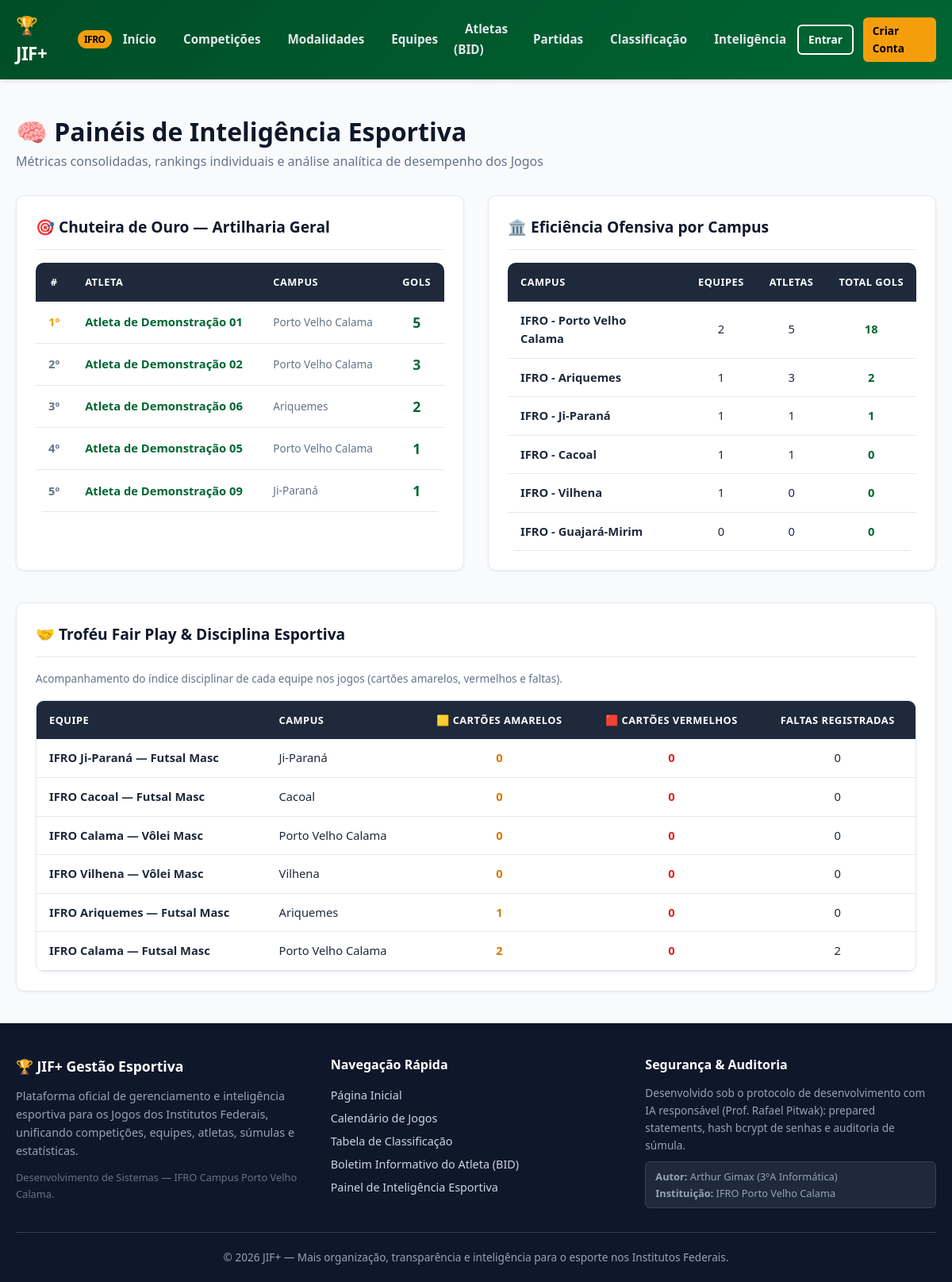
Page /inteligencia.php on the committed database.
### tables this page shows
CREATE TABLE IF NOT EXISTS `atletas` (
    `id` INT AUTO_INCREMENT PRIMARY KEY,
    `usuario_id` INT NULL,
    `instituicao_id` INT NOT NULL,
    `nome` VARCHAR(150) NOT NULL,
    `matricula_estudantil` VARCHAR(50) NOT NULL,
    `data_nascimento` DATE NULL,
    `foto_url` VARCHAR(255) NULL,
    `criado_em` DATETIME NOT NULL DEFAULT CURRENT_TIMESTAMP,
    CONSTRAINT `fk_atletas_usuario`
        FOREIGN KEY (`usuario_id`) REFERENCES `usuarios` (`id`)
        ON DELETE SET NULL ON UPDATE CASCADE,
    CONSTRAINT `fk_atletas_instituicao`
        FOREIGN KEY (`instituicao_id`) REFERENCES `instituicoes` (`id`)
        ON DELETE RESTRICT ON UPDATE CASCADE,
    INDEX `idx_atletas_matricula` (`matricula_estudantil`),
    INDEX `idx_atletas_nome` (`nome`)
);

CREATE TABLE IF NOT EXISTS `instituicoes` (
    `id` INT AUTO_INCREMENT PRIMARY KEY,
    `nome` VARCHAR(150) NOT NULL,
    `sigla` VARCHAR(30) NOT NULL,
    `campus` VARCHAR(100) NOT NULL,
    `estado` CHAR(2) NOT NULL,
    INDEX `idx_instituicoes_sigla` (`sigla`),
    INDEX `idx_instituicoes_campus` (`campus`)
);

### inteligencia.php (the view, shortened to what this page needs)
<?php
require_once __DIR__ . '/includes/header.php';
$pdo = Database::getConnection();
$stmtArtilharia = $pdo->query("
    SELECT a.id, a.nome, inst.campus,
           eq.nome AS equipe_nome,
           SUM(ea.valor) AS total_gols
    FROM estatisticas_atletas ea
    JOIN atletas a ON ea.atleta_id = a.id
    JOIN instituicoes inst ON a.instituicao_id = inst.id
    JOIN equipes eq ON ea.equipe_id = eq.id
    WHERE ea.tipo_estatistica = 'gol'
    GROUP BY a.id, a.nome, inst.campus, eq.nome
    ORDER BY total_gols DESC
    LIMIT 10
");
$artilharia = $stmtArtilharia->fetchAll();
$stmtCampi = $pdo->query("
    SELECT inst.id, inst.sigla, inst.campus,
           COUNT(DISTINCT eq.id) AS total_equipes,
           COUNT(DISTINCT a.id) AS total_atletas,
           COALESCE(SUM(ea.valor), 0) AS total_gols_campus
    FROM instituicoes inst
    LEFT JOIN equipes eq ON eq.instituicao_id = inst.id
    LEFT JOIN atletas a ON a.instituicao_id = inst.id
    LEFT JOIN estatisticas_atletas ea ON ea.atleta_id = a.id AND ea.tipo_estatistica = 'gol'
    GROUP BY inst.id, inst.sigla, inst.campus
    ORDER BY total_gols_campus DESC, total_equipes DESC
");
$desempenhoCampi = $stmtCampi->fetchAll();
$stmtDisciplina = $pdo->query("
    SELECT eq.nome AS equipe_nome, inst.campus,
           SUM(CASE WHEN ea.tipo_estatistica = 'cartao_amarelo' THEN ea.valor ELSE 0 END) AS cartoes_amarelos,
           SUM(CASE WHEN ea.tipo_estatistica = 'cartao_vermelho' THEN ea.valor ELSE 0 END) AS cartoes_vermelhos,
           SUM(CASE WHEN ea.tipo_estatistica = 'falta' THEN ea.valor ELSE 0 END) AS faltas_cometidas
    FROM equipes eq
    JOIN instituicoes inst ON eq.instituicao_id = inst.id
    LEFT JOIN estatisticas_atletas ea ON ea.equipe_id = eq.id
    GROUP BY eq.id, eq.nome, inst.campus
    ORDER BY cartoes_vermelhos ASC, cartoes_amarelos ASC
    LIMIT 6
");
$disciplina = $stmtDisciplina->fetchAll();
?>
<div class="container" style="padding: 40px 20px;">
    <div style="margin-bottom:30px;">
        <h1 style="font-size:2rem;font-weight:900;color:var(--dark);">🧠 Painéis de Inteligência Esportiva</h1>
        <p style="color:var(--text-muted);">Métricas consolidadas, rankings individuais e análise analítica de desempenho dos Jogos</p>
    </div>
    <div style="display:grid;grid-template-columns: 1fr 1fr;gap:30px;margin-bottom:40px;">
        <div class="card">
            <div class="card-header-sport">
                <h3 style="font-size:1.2rem;font-weight:800;color:var(--dark);display:flex;align-items:center;gap:8px;">
                    🎯 Chuteira de Ouro — Artilharia Geral
                </h3>
            </div>
            <div class="table-responsive" style="box-shadow:none;border:none;">
                <table class="sports-table">
                    <thead>
                        <tr>
                            <th class="center" style="width:40px;">#</th>
                            <th>Atleta</th>
                            <th>Campus</th>
                            <th class="center">Gols</th>
                        </tr>
                    </thead>
                    <tbody>
                        <?php foreach ($artilharia as $i => $art): ?>
                            <tr>
                                <td class="center" style="font-weight:900;color:<?= $i === 0 ? 'var(--secondary)' : 'var(--text-muted)' ?>;">
                                    <?= $i + 1 ?>º
                                </td>
                                <td>
                                    <strong><a href="atletas.php?id=<?= $art['id'] ?>"><?= htmlspecialchars($art['nome']) ?></a></strong>
                                </td>
                                <td style="font-size:0.85rem;color:var(--text-muted);"><?= htmlspecialchars($art['campus']) ?></td>
                                <td class="center" style="font-weight:900;color:var(--primary);font-size:1.1rem;">
                                    <?= $art['total_gols'] ?>
                                </td>
                            </tr>
                        <?php endforeach; ?>
                    </tbody>
                </table>
            </div>
        </div>
        <div class="card">
            <div class="card-header-sport">
                <h3 style="font-size:1.2rem;font-weight:800;color:var(--dark);display:flex;align-items:center;gap:8px;">
                    🏛️ Eficiência Ofensiva por Campus
                </h3>
            </div>
            <div class="table-responsive" style="box-shadow:none;border:none;">
                <table class="sports-table">
                    <thead>
                        <tr>
                            <th>Campus</th>
                            <th class="center">Equipes</th>
                            <th class="center">Atletas</th>
                            <th class="center">Total Gols</th>
                        </tr>
                    </thead>
                    <tbody>
                        <?php foreach ($desempenhoCampi as $dc): ?>
                            <tr>
                                <td>
                                    <strong><?= htmlspecialchars($dc['sigla']) ?> - <?= htmlspecialchars($dc['campus']) ?></strong>
                                </td>
                                <td class="center"><?= $dc['total_equipes'] ?></td>
                                <td class="center"><?= $dc['total_atletas'] ?></td>
                                <td class="center" style="font-weight:800;color:var(--primary);">
                                    <?= $dc['total_gols_campus'] ?>
                                </td>
                            </tr>
                        <?php endforeach; ?>
                    </tbody>
                </table>
            </div>
        </div>
    </div>
    <div class="card">
        <div class="card-header-sport">
            <h3 style="font-size:1.2rem;font-weight:800;color:var(--dark);display:flex;align-items:center;gap:8px;">
                🤝 Troféu Fair Play & Disciplina Esportiva
            </h3>
        </div>
        <p style="font-size:0.85rem;color:var(--text-muted);margin-bottom:15px;">
            Acompanhamento do índice disciplinar de cada equipe nos jogos (cartões amarelos, vermelhos e faltas).
        </p>
        <div class="table-responsive">
            <table class="sports-table">
                <thead>
                    <tr>
                        <th>Equipe</th>
                        <th>Campus</th>
                        <th class="center">🟨 Cartões Amarelos</th>
                        <th class="center">🟥 Cartões Vermelhos</th>
                        <th class="center">Faltas Registradas</th>
                    </tr>
                </thead>
                <tbody>
                    <?php foreach ($disciplina as $disc): ?>
                        <tr>
                            <td><strong><?= htmlspecialchars($disc['equipe_nome']) ?></strong></td>
                            <td><?= htmlspecialchars($disc['campus']) ?></td>
                            <td class="center" style="font-weight:700;color:#d97706;"><?= $disc['cartoes_amarelos'] ?></td>
                            <td class="center" style="font-weight:700;color:#dc2626;"><?= $disc['cartoes_vermelhos'] ?></td>
                            <td class="center"><?= $disc['faltas_cometidas'] ?></td>
                        </tr>
                    <?php endforeach; ?>
                </tbody>
            </table>
        </div>
    </div>
</div>
<?php require_once __DIR__ . '/includes/footer.php'; ?>

### assets/css/style.css (style rules this page uses)
:root { --primary: #006633; --primary-dark: #004d26; --primary-light: #059669; --secondary: #f59e0b; --secondary-hover: #d97706; --accent: #2563eb; --dark: #0f172a; --dark-surface: #1e293b; --light-bg: #f8fafc; --card-bg: #ffffff; --border: #e2e8f0; --text-main: #1e293b; --text-muted: #64748b; --text-light: #f8fafc; --danger: #ef4444; --success: #10b981; --warning: #f59e0b; --info: #0284c7; --radius-sm: 6px; --radius-md: 10px; --radius-lg: 16px; --shadow-sm: 0 1px 3px rgba(0,0,0,0.06); --shadow-md: 0 4px 6px -1px rgba(0,0,0,0.08), 0 2px 4px -2px rgba(0,0,0,0.06); --shadow-lg: 0 10px 15px -3px rgba(0,0,0,0.1), 0 4px 6px -4px rgba(0,0,0,0.08); --transition: all 0.2s cubic-bezier(0.4, 0, 0.2, 1); }
* { margin: 0; padding: 0; box-sizing: border-box; }
body { font-family: 'Segoe UI', system-ui, -apple-system, BlinkMacSystemFont, Roboto, sans-serif; background-color: var(--light-bg); color: var(--text-main); line-height: 1.6; min-height: 100vh; display: flex; flex-direction: column; }
a { color: var(--primary); text-decoration: none; transition: var(--transition); }
.container { width: 100%; max-width: 1200px; margin: 0 auto; padding: 0 20px; }
.card { background: var(--card-bg); border-radius: var(--radius-md); border: 1px solid var(--border); padding: 24px; box-shadow: var(--shadow-sm); transition: var(--transition); position: relative; overflow: hidden; }
.card-header-sport { display: flex; justify-content: space-between; align-items: center; margin-bottom: 16px; border-bottom: 1px solid var(--border); padding-bottom: 12px; }
.table-responsive { overflow-x: auto; margin-top: 16px; border-radius: var(--radius-md); box-shadow: var(--shadow-sm); border: 1px solid var(--border); background: #ffffff; }
.sports-table { width: 100%; border-collapse: collapse; font-size: 0.92rem; text-align: left; }
.sports-table th { background: var(--dark-surface); color: #ffffff; padding: 14px 16px; font-weight: 700; text-transform: uppercase; font-size: 0.8rem; letter-spacing: 0.5px; }
.sports-table th.center, .sports-table td.center { text-align: center; }
.sports-table td { padding: 12px 16px; border-bottom: 1px solid var(--border); color: var(--text-main); }

### rows in the picture
atletas: nome "Atleta de Demonstração 01", instituicao.campus "Porto Velho Calama", total_gols "5"
atletas: nome "Atleta de Demonstração 02", instituicao.campus "Porto Velho Calama", total_gols "3"
atletas: nome "Atleta de Demonstração 06", instituicao.campus "Ariquemes", total_gols "2"
atletas: nome "Atleta de Demonstração 05", instituicao.campus "Porto Velho Calama", total_gols "1"
atletas: nome "Atleta de Demonstração 09", instituicao.campus "Ji-Paraná", total_gols "1"
instituicoes: sigla "IFRO", campus "Porto Velho Calama", total_equipes "2", total_atletas "5", total_gols_campus "18"
instituicoes: sigla "IFRO", campus "Ariquemes", total_equipes "1", total_atletas "3", total_gols_campus "2"
instituicoes: sigla "IFRO", campus "Ji-Paraná", total_equipes "1", total_atletas "1", total_gols_campus "1"
instituicoes: sigla "IFRO", campus "Cacoal", total_equipes "1", total_atletas "1", total_gols_campus "0"
instituicoes: sigla "IFRO", campus "Vilhena", total_equipes "1", total_atletas "0", total_gols_campus "0"
instituicoes: sigla "IFRO", campus "Guajará-Mirim", total_equipes "0", total_atletas "0", total_gols_campus "0"

### other values in the picture
$disc['equipe_nome'] "IFRO Ji-Paraná — Futsal Masc"
$disc['campus'] "Ji-Paraná"
$disc['cartoes_amarelos'] "0"
$disc['cartoes_vermelhos'] "0"
$disc['faltas_cometidas'] "0"
$disc['equipe_nome'] "IFRO Cacoal — Futsal Masc"
$disc['campus'] "Cacoal"
$disc['equipe_nome'] "IFRO Calama — Vôlei Masc"
$disc['campus'] "Porto Velho Calama"
$disc['equipe_nome'] "IFRO Vilhena — Vôlei Masc"
$disc['campus'] "Vilhena"
$disc['equipe_nome'] "IFRO Ariquemes — Futsal Masc"
$disc['campus'] "Ariquemes"
$disc['cartoes_amarelos'] "1"
$disc['equipe_nome'] "IFRO Calama — Futsal Masc"
